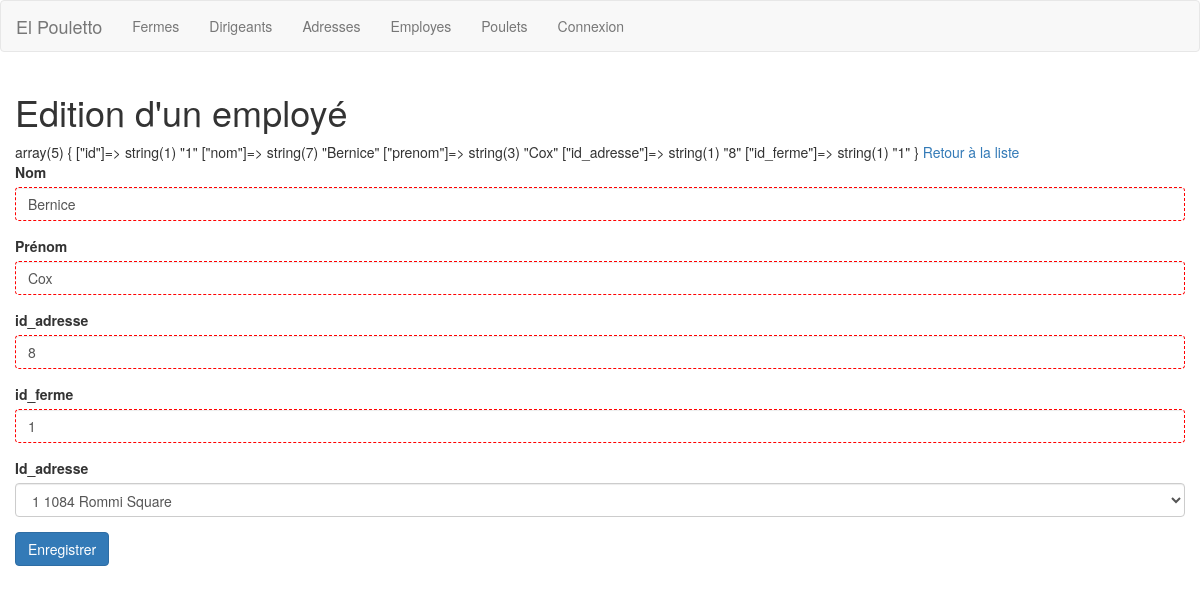
Page /employes_edit.php?id=1 on the committed database.
### tables this page shows
CREATE TABLE `employes` (
  `id` int(11) NOT NULL AUTO_INCREMENT,
  `nom` varchar(20) NOT NULL,
  `prenom` varchar(15) NOT NULL,
  `id_adresse` int(11) NOT NULL,
  `id_ferme` int(11) NOT NULL,
  PRIMARY KEY (`id`),
  KEY `fk_employes_adresses1_idx` (`id_adresse`),
  KEY `fk_employes_fermes1_idx` (`id_ferme`),
  CONSTRAINT `fk_employes_adresses1` FOREIGN KEY (`id_adresse`) REFERENCES `adresses` (`id`) ON DELETE NO ACTION ON UPDATE NO ACTION,
  CONSTRAINT `fk_employes_fermes1` FOREIGN KEY (`id_ferme`) REFERENCES `fermes` (`id`) ON DELETE NO ACTION ON UPDATE NO ACTION
);

### employes_edit.php (the view, shortened to what this page needs)
<?php
require_once('includes/db.php');
include ('parties/header.php');
$afficherFormulaire = false;
if (isset($_POST['id']) && !empty($_POST['id'])) {
  $testduformulaire=(['nom','prenom','id_adresse','id_ferme']);
  if($testduformulaire===false){
    echo "Le Formulaire est incomplet";;
  } elseif ($testduformulaire === true) {
    $sql ="UPDATE dirigeants SET
            '" . mysqli_real_escape_string($_POST['nom']) . "',
            '" . mysqli_real_escape_string($_POST['prenom']) . "',
            '" . mysqli_real_escape_string($_POST['id_adresse']) . "',
            '" . mysqli_real_escape_string($_POST['id_ferme']) . "',
              WHERE id=" .mysqli_real_escape_string($_POST['id_ferme']);
  }
}
elseif (isset($_GET['id']) && !empty($_GET['id'])) {
  $sql="SELECT * FROM employes WHERE id="
    .mysqli_real_escape_string($connection, $_GET['id']);
  if(!$resultats =mysqli_query($connection,$sql)){
    echo "Erreur SQL :" .mysqli_error($connection);
  } else {
    if (mysqli_num_rows($resultats)) {
      $dirigeant =mysqli_fetch_assoc($resultats);
      $afficherFormulaire=true;
      var_dump($dirigeant);
    } else {
      echo "Cet employé n'existe pas.";
    }
  }
} else {
  echo "Pas d'id";
}
  $sql="SELECT * FROM adresses";
  if(!$adresses=mysqli_query($connection, $sql)){
    echo '<div class="alert alert-danger">Une erreur est survenue'
    . mysqli_error($connection)
    . '</div>';
  }
if ($afficherFormulaire === true) :
?>
<a href="employes.php">Retour à la liste </a>
<form action="employes_edit.php" method="post">
  <div class="form-group">
    <label for="nom">Nom</label>
    <input value="<?=$dirigeant['nom']?>" required name="nom" type="text" id="nom" placeholder="Nom" class="form-control">
  </div>
  <div class="form-group">
    <label for="prenom">Prénom</label>
    <input value="<?=$dirigeant['prenom']?>" required name="prenom" type="text" id="nom" placeholder="Prénom" class="form-control">
  </div>
  <div class="form-group">
    <label for="email">id_adresse</label>
    <input value="<?=$dirigeant['id_adresse']?>" required name="email" type="text" id="email" placeholder="Email" class="form-control">
  </div>
  <div class="form-group">
    <label for="tel">id_ferme</label>
    <input value="<?=$dirigeant['id_ferme']?>" required name="tel" type="text" id="tel" placeholder="Téléphone" class="form-control">
  </div>
  <div class="form-group">
    <label for="id_adresse">Id_adresse</label>
    <select name="id_adresse" id="id_adresse" class="form-control">
      <?php
        while ($ligne = mysqli_fetch_assoc($adresses)) :
          echo '<option value="'.$ligne['id'].'">'
          . $ligne['id'] . ' '
          . $ligne['nom'] . ' '
          . $ligne['prenom'] . ' '
          . $ligne['id_adresse'] . ' '
          . $ligne['id_ferme'] . ' '
          .'</option>';
        endwhile;
       ?>
    </select>
  </div>
  <button type="submit" class="btn btn-primary">Enregistrer</button>
</form>
<?php
   endif;
include ("parties/footer.php");
 ?>

### css/style.css (style rules this page uses)
[required] { border: 1px dashed red }

### rows in the picture
employes: nom "Bernice", prenom "Cox", email "8", tel "1"

### other values in the picture
$titrepage "Edition d'un employé"
form field id_adresse "1 1084 Rommi Square"
